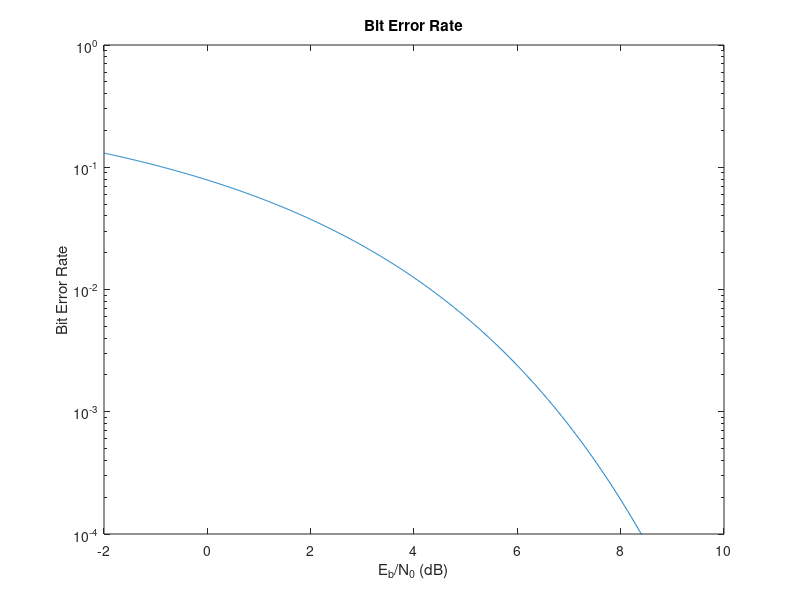

Reproduce this figure in MATLAB. (Note: this script raises an error after producing the figure.)
Eb_N0 = -2:.01:10;

% BPSK
BpskBer = 0.5*erfc(sqrt(10.^(Eb_N0/10)));
figure;
semilogy(Eb_N0, BpskBer);
title('Bit Error Rate');
ylim([1e-4 1e-0]);
xlabel('E_b/N_0 (dB)');
ylabel('Bit Error Rate');
hold on;
drawnow;

% Conv 1/2 16bit-tailed

N = 16;
%k = 480000;
k = 2000;
Eb_N0 = -2:.5:7;
data = randi([0 1],1,N);
dataEnc = encode_conv(data, [1,0,1,1;1,1,1,1], true, 16);
modSignal = 2.*dataEnc-1;
errRateHard = 0.*Eb_N0;
errRateSoft = errRateHard;
for iter = 1:length(Eb_N0)
    dist_hard=@(x,y) sum((y>0) ~= x);
    dist_soft=@(x,y) norm((2.*x-1)-y).^2;
	errRateHardLocal = 0;
	errRateSoftLocal = 0;
	parfor tt = 1:k
		y = awgn(modSignal,Eb_N0(iter),'measured');
		y_decode = logical(decode_conv(y,[1,0,1,1;1,1,1,1],true,dist_hard,16));
		errRateHardLocal = errRateHardLocal + sum(data ~= y_decode);
		y_decode = logical(decode_conv(y,[1,0,1,1;1,1,1,1],true,dist_soft,16));
		errRateSoftLocal = errRateSoftLocal + sum(data ~= y_decode);
	end
	errRateHard(iter) = errRateHardLocal./N./k;
	errRateSoft(iter) = errRateSoftLocal./N./k;
end
errRateHard(errRateHard==0) = 1e-100;
errRateSoft(errRateSoft==0) = 1e-100;
plot(Eb_N0, errRateHard);
plot(Eb_N0, errRateSoft);
drawnow;


% LDPC 2/5
N = 25920;
%k = 200;
k=50;
%Eb_N0 = -2:.01:0;
Eb_N0 = -2:.4:0;
data = randi([0 1],N,1);
ldpcH = dvbs2ldpc(2/5);
enc = comm.LDPCEncoder(ldpcH);
dec = comm.LDPCDecoder(ldpcH);
dataEnc = step(enc, data);
modSignal = 2.*dataEnc-1;
errRate = 0.*Eb_N0;
tic;
for iter = 1:length(Eb_N0)
	hDemod = comm.PSKDemodulator(2,'BitOutput',true,'DecisionMethod','Approximate log-likelihood ratio','Variance', 1/10^(Eb_N0(iter)/10),'PhaseOffset',pi);
	errRateLocal = 0;
	parfor t = 1:k
		y = awgn(modSignal,Eb_N0(iter),'measured');
		y_decode = step(dec, step(hDemod, y));
		errRateLocal = errRateLocal + sum(data ~= y_decode);
	end
	errRate(iter) = errRateLocal./N./k;
end
toc
errRate(errRate==0) = 1e-100;
plot(Eb_N0, errRate);
legend('BPSK','Conv, 1/2, 16bit tailed, hard, QPSK','Conv, 1/2, 16bit tailed, soft, QPSK','LDPC, 2/5, QPSK');
drawnow;
